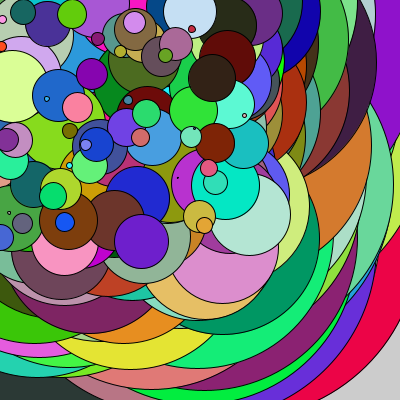
Frame 1 (no input)
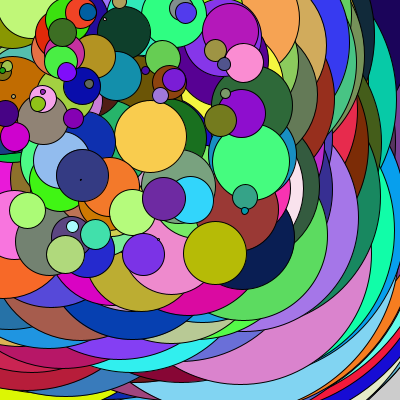
Frame 60 (the mouse pressed at the canvas centre just before this capture)
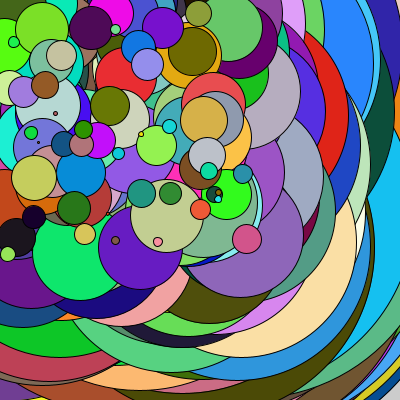
Frame 120 (the mouse held since frame 60 and released just before this capture)

The Processing sketch that drew these frames (run headless with seeded random() and noise(); from frame 60 on, the mouse is pressed at the canvas centre):

// Processing sketch: while5
// ── while5.pde
int x=0;
int y=0;

public void setup()
{
  size(400,400);
}

public void draw()
{
int i = width;
while(i > 0) 
 {
 fill(random(255),random(255),random(255));
 ellipse(random(255), random(255), i, i); 
 x = x + 30; 
 i--;    
 }
x = 0; 
y=y+30; 

}
